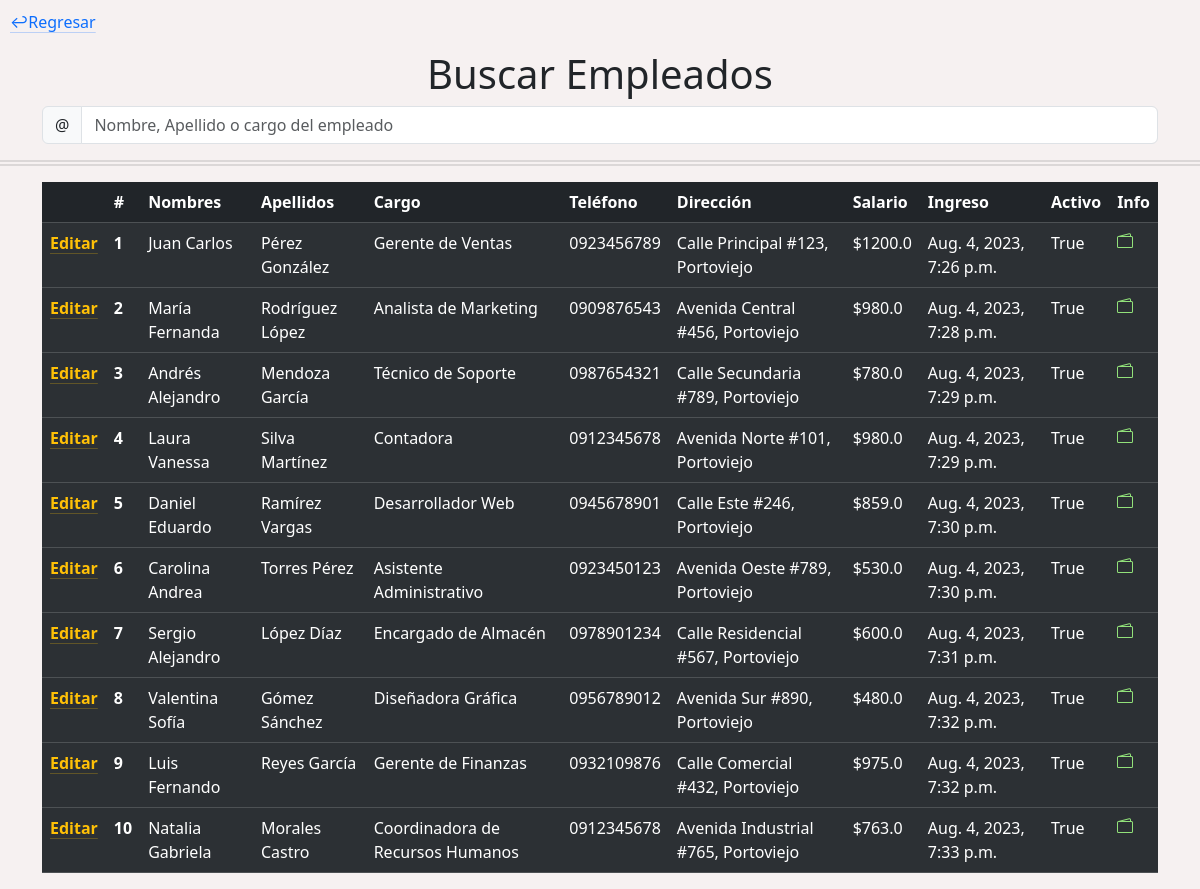
Page /administracion/empleados/ (signed in) on the committed database.
### SySdjango/Administracion/models.py (models this page shows, shortened)
class Empleado(models.Model):
    nombres = models.CharField(max_length=30)
    apellidos = models.CharField(max_length=30)
    cargo = models.CharField(max_length=100)
    telefono = models.CharField(max_length=20)
    direccion = models.CharField(max_length=200)
    fecha_ingreso = models.DateTimeField(auto_now_add=True)
    salario = models.FloatField()
    en_servicio = models.BooleanField(default=True)
    administrador = models.ForeignKey(User, on_delete=models.CASCADE)

### SySdjango/Administracion/views.py (the view)
# urls.py: path('administracion/empleados/', views.empleados, name='EMPLEADOS'),
def empleados(request):
    idAdministrador = request.user.id
    empleados = Empleado.objects.filter(administrador=idAdministrador)
    return render(request, '01-empleados.html', {'empleados':empleados})

### templates/admTemplates/01-empleados.html (shortened to what this page needs)
{% load static %}
<!DOCTYPE html>
<html lang="en">
<head>
  <link href="https://cdn.jsdelivr.net/npm/bootstrap@5.3.1/dist/css/bootstrap.min.css" rel="stylesheet"
>
  <link rel="stylesheet" href='{% static "cssCustom/administracion.css" %}'>
</head>
<body>
  <p class="regresar"><a href="#" id="botonRegresar" class="link-primary link-offset-2 link-underline-opacity-25 link-underline-opacity-100-hover">&#8617;Regresar</a></p>
  <div class="container" id="containerBuscador">
    <h1>Buscar Empleados</h1>
    <form id="search-form">
      <div class="input-group flex-nowrap">
        <span class="input-group-text" id="addon-wrapping">@</span>
        <input id="search-input" type="text" class="form-control" placeholder="Nombre, Apellido o cargo del empleado"
          aria-label="Username" aria-describedby="addon-wrapping">
      </div>
    </form>
  </div>
  <hr class="separador">
  <div class="container">
    <table class="table table-dark table-striped">
      <thead>
        <tr>
          <th scope="col"></th>
          <th scope="col">#</th>
          <th scope="col">Nombres</th>
          <th scope="col">Apellidos</th>
          <th scope="col">Cargo</th>
          <th scope="col">Teléfono</th>
          <th scope="col">Dirección</th>
          <th scope="col">Salario</th>
          <th scope="col">Ingreso</th>
          <th scope="col">Activo</th>
          <th scope="col">Info</th>
        </tr>
      </thead>
      {% for empleado in empleados %}
      <tbody>
        <tr>
          <th><p><a href="{% url 'editarEmpleado' empleado.id %}"
              class="link-warning link-offset-2 link-underline-opacity-25 link-underline-opacity-100-hover">Editar</a></p> </th>
          <th scope="row">{{empleado.id}}</th>
          <td>{{empleado.nombres}}</td>
          <td>{{empleado.apellidos}}</td>
          <td>{{empleado.cargo}}</td>
          <td>{{empleado.telefono}}</td>
          <td>{{empleado.direccion}}</td>
          <td>${{empleado.salario}}</td>
          <td>{{empleado.fecha_ingreso}}</td>
          <td>{{empleado.en_servicio}}</td>
          <td>
            <a class="icon-link" href="#" style="color: #92e27a;">
            </a>
          </td>
        </tr>
      </tbody>
      {% endfor %}
    </table>
  </div>
</body>

### static/cssCustom/administracion.css (style rules this page uses)
body { background-color: #F6F1F1; }
#containerBuscador { text-align: center; }
.separador { border-top: 6px double #8c8b8b; }
.regresar { margin-top: 10px; margin-left: 10px; }

### rows in the picture
Empleado: id "1", nombres "Juan Carlos", apellidos "Pérez González", cargo "Gerente de Ventas", telefono "0923456789", direccion "Calle Principal #123, Portoviejo", salario "1200.0", fecha_ingreso "Aug. 4, 2023, 7:26 p.m.", en_servicio "True"
Empleado: id "2", nombres "María Fernanda", apellidos "Rodríguez López", cargo "Analista de Marketing", telefono "0909876543", direccion "Avenida Central #456, Portoviejo", salario "980.0", fecha_ingreso "Aug. 4, 2023, 7:28 p.m.", en_servicio "True"
Empleado: id "3", nombres "Andrés Alejandro", apellidos "Mendoza García", cargo "Técnico de Soporte", telefono "0987654321", direccion "Calle Secundaria #789, Portoviejo", salario "780.0", fecha_ingreso "Aug. 4, 2023, 7:29 p.m.", en_servicio "True"
Empleado: id "4", nombres "Laura Vanessa", apellidos "Silva Martínez", cargo "Contadora", telefono "0912345678", direccion "Avenida Norte #101, Portoviejo", salario "980.0", fecha_ingreso "Aug. 4, 2023, 7:29 p.m.", en_servicio "True"
Empleado: id "5", nombres "Daniel Eduardo", apellidos "Ramírez Vargas", cargo "Desarrollador Web", telefono "0945678901", direccion "Calle Este #246, Portoviejo", salario "859.0", fecha_ingreso "Aug. 4, 2023, 7:30 p.m.", en_servicio "True"
Empleado: id "6", nombres "Carolina Andrea", apellidos "Torres Pérez", cargo "Asistente Administrativo", telefono "0923450123", direccion "Avenida Oeste #789, Portoviejo", salario "530.0", fecha_ingreso "Aug. 4, 2023, 7:30 p.m.", en_servicio "True"
Empleado: id "7", nombres "Sergio Alejandro", apellidos "López Díaz", cargo "Encargado de Almacén", telefono "0978901234", direccion "Calle Residencial #567, Portoviejo", salario "600.0", fecha_ingreso "Aug. 4, 2023, 7:31 p.m.", en_servicio "True"
Empleado: id "8", nombres "Valentina Sofía", apellidos "Gómez Sánchez", cargo "Diseñadora Gráfica", telefono "0956789012", direccion "Avenida Sur #890, Portoviejo", salario "480.0", fecha_ingreso "Aug. 4, 2023, 7:32 p.m.", en_servicio "True"
Empleado: id "9", nombres "Luis Fernando", apellidos "Reyes García", cargo "Gerente de Finanzas", telefono "0932109876", direccion "Calle Comercial #432, Portoviejo", salario "975.0", fecha_ingreso "Aug. 4, 2023, 7:32 p.m.", en_servicio "True"
Empleado: id "10", nombres "Natalia Gabriela", apellidos "Morales Castro", cargo "Coordinadora de Recursos Humanos", telefono "0912345678", direccion "Avenida Industrial #765, Portoviejo", salario "763.0", fecha_ingreso "Aug. 4, 2023, 7:33 p.m.", en_servicio "True"
